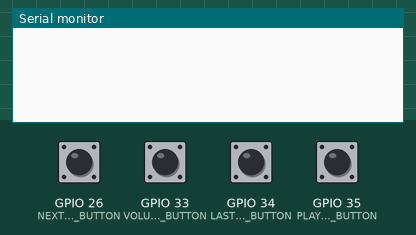
Bench run of a program on a simulated ESP32. On the bench: the last lines printed to the serial monitor. The inputs (shaded band) are chosen by the test bench; at power-on: GPIO 26 (NEXT_TRACK_BUTTON), GPIO 33 (VOLUME_UP_BUTTON), GPIO 34 (LAST_TRACK_BUTTON), GPIO 35 (PLAY_PAUSE_BUTTON) HIGH. USB keyboard and mouse output is not drawn.

Above: at 1.2 s.
1.3 s: GPIO 26 (NEXT_TRACK_BUTTON) pulled LOW for 0.15 s
At 1.7 s:
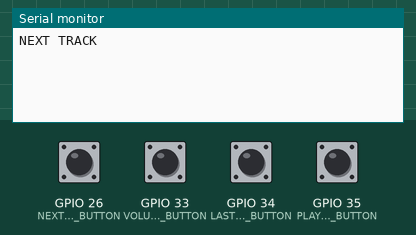
2.9 s: GPIO 33 (VOLUME_UP_BUTTON) pulled LOW for 0.15 s
At 4.1 s:
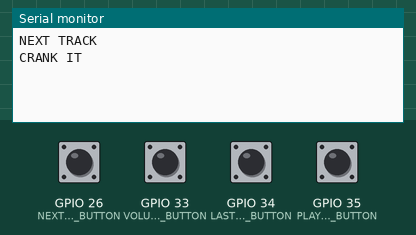
4.5 s: GPIO 34 (LAST_TRACK_BUTTON) pulled LOW for 0.15 s
At 5.3 s:
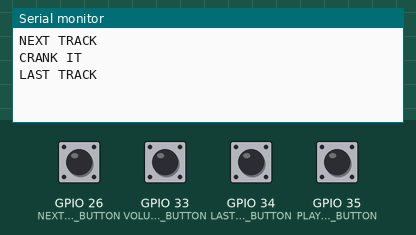
6.1 s: GPIO 35 (PLAY_PAUSE_BUTTON) pulled LOW for 0.15 s
At 6.6 s:
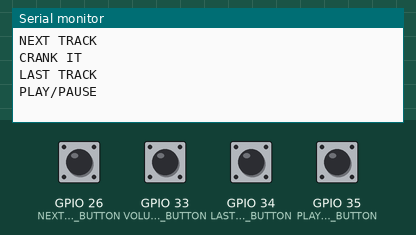

Measured:
- after the input at 1.3 s, the serial monitor: prints a new line at once (image 1)
- after the input at 2.9 s, the serial monitor: prints a new line at once (image 2)
- after the input at 4.5 s, the serial monitor: prints a new line at once (image 3)
- after the input at 6.1 s, the serial monitor: prints a new line at once (image 4)

The program:

main.cpp
```cpp
#include <Arduino.h>

#include "BleKeyboard.h"

//Global stuff
BleKeyboard keyboard("Bike Media Remote", "Gondwana", 100);

#define PLAY_PAUSE_BUTTON 35 // RTC_GPIO5
#define NEXT_TRACK_BUTTON 26 //RTC_GPIO7
#define LAST_TRACK_BUTTON 34 //RTC_GPIO4
#define VOLUME_UP_BUTTON 33  //RTC_GPIO8

#define DEBOUNCE_DELAY 200 //milliseconds

void IRAM_ATTR playPauseISR(void);
void IRAM_ATTR nextTrackISR(void);
void IRAM_ATTR lastTrackISR(void);
void IRAM_ATTR volUpISR(void);

void setup()
{
  // start the keyboard
  keyboard.begin();
  //start serial monitor for debugging
  Serial.begin(9600);
  //set pin 35 as an input
  pinMode(PLAY_PAUSE_BUTTON, INPUT);
  pinMode(NEXT_TRACK_BUTTON, INPUT);
  pinMode(LAST_TRACK_BUTTON, INPUT);
  pinMode(VOLUME_UP_BUTTON, INPUT);
  // setup an interupt for pin 35 falling edge as button is pulled high
  attachInterrupt(PLAY_PAUSE_BUTTON, playPauseISR, FALLING);
  attachInterrupt(NEXT_TRACK_BUTTON, nextTrackISR, FALLING);
  attachInterrupt(LAST_TRACK_BUTTON, lastTrackISR, FALLING);
  attachInterrupt(VOLUME_UP_BUTTON, volUpISR, FALLING);
}

void loop()
{
  // Do nothing this program is ISR driven.
}
/**
 * @brief ISR for playing or pausing a track
 *
 */
void IRAM_ATTR playPauseISR(void)
{
  static long debounceDelay = DEBOUNCE_DELAY;
  static long lastDebounceTime = 0;
  if (keyboard.isConnected())
  {
    if (millis() - lastDebounceTime > debounceDelay)
    {
      keyboard.write(KEY_MEDIA_PLAY_PAUSE);
      Serial.println("PLAY/PAUSE");
      lastDebounceTime = millis();
    }
  }
}
/**
 * @brief ISR to skip a track
 *
 */
void IRAM_ATTR nextTrackISR(void)
{
  static long debounceDelay = DEBOUNCE_DELAY;
  static long lastDebounceTime = 0;
  if (keyboard.isConnected())
  {
    if (millis() - lastDebounceTime > debounceDelay)
    {
      keyboard.write(KEY_MEDIA_NEXT_TRACK);
      Serial.println("NEXT TRACK");
      lastDebounceTime = millis();
    }
  }
}
/**
 * @brief ISR to go back a track or restart
 *
 */
void IRAM_ATTR lastTrackISR(void)
{
  static long debounceDelay = DEBOUNCE_DELAY;
  static long lastDebounceTime = 0;
  if (keyboard.isConnected())
  {
    if (millis() - lastDebounceTime > debounceDelay)
    {
      keyboard.write(KEY_MEDIA_PREVIOUS_TRACK);
      Serial.println("LAST TRACK");
      lastDebounceTime = millis();
    }
  }
}
/**
 * @brief ISR to turn the volume up
 *
 */
void IRAM_ATTR volUpISR(void)
{
  static long debounceDelay = DEBOUNCE_DELAY;
  static long lastDebounceTime = 0;
  if (keyboard.isConnected())
  {
    if (millis() - lastDebounceTime > debounceDelay)
    {
      keyboard.write(KEY_MEDIA_VOLUME_UP);
      Serial.println("CRANK IT");
      lastDebounceTime = millis();
    }
  }
}
```
